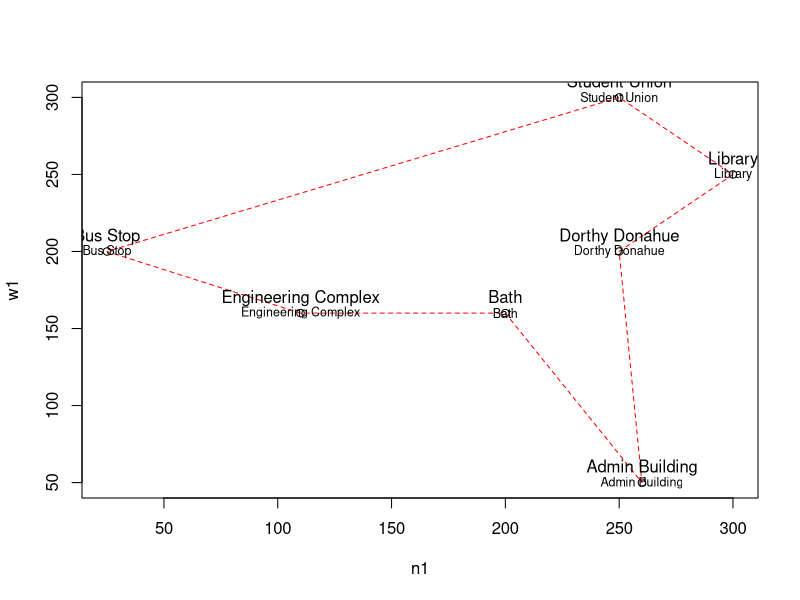
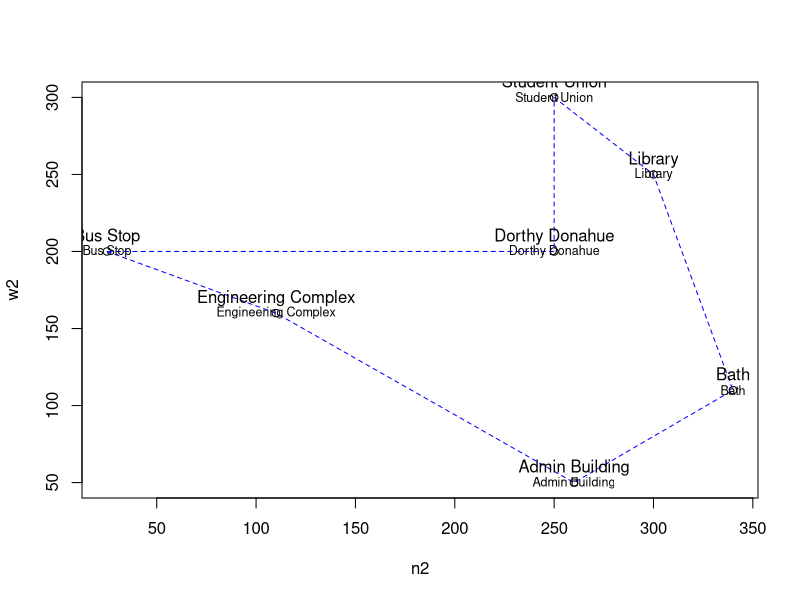
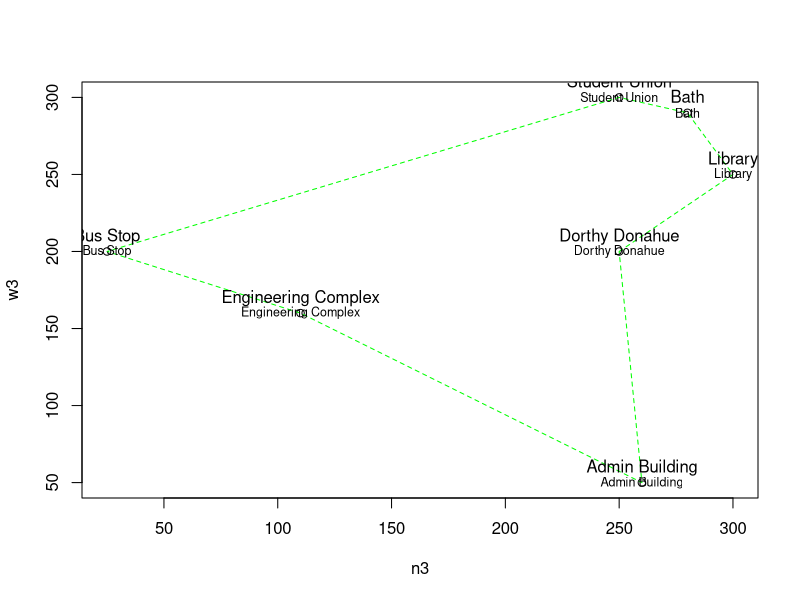

R code for these plots, in order:
## ---- chunk 1
knitr::opts_chunk$set(echo = TRUE)
library(TSP)
## ---- chunk 2
n1=c(25,110,250,250,300,260,200)
w1=c(200,160,200,300,250,50,160)
n2=c(25,110,250,250,300,260,340)
w2=c(200,160,200,300,250,50,110)
n3=c(25,110,250,250,300,260,280)
w3=c(200,160,200,300,250,50,290)
x=c("Bus Stop","Engineering Complex","Dorthy Donahue","Student Union","Library","Admin Building","Bath")

p1=ETSP(data.frame(n1,w1),labels=x)
p2=ETSP(data.frame(n2,w2),labels=x)
p3=ETSP(data.frame(n3,w3),labels=x)

## ---- chunk 3
## calculate a tour
p1
tour1 <- solve_TSP(p1)
tour_length(tour1)
plot( p1,tour1,tour_col = "red")
text(p1,labels = x,cex=0.75)

## ---- chunk 4
## calculate a tour
tour2 <- solve_TSP(p2)
tour_length(tour2)
plot( p2,tour2,tour_col="blue")
text(p2,labels = x,cex=0.75)
## ---- chunk 5
## calculate a tour
tour3 <- solve_TSP(p3)
tour_length(tour3)
plot( p3,tour3,tour_col="green")
text(p3,labels = x,cex=0.75)
